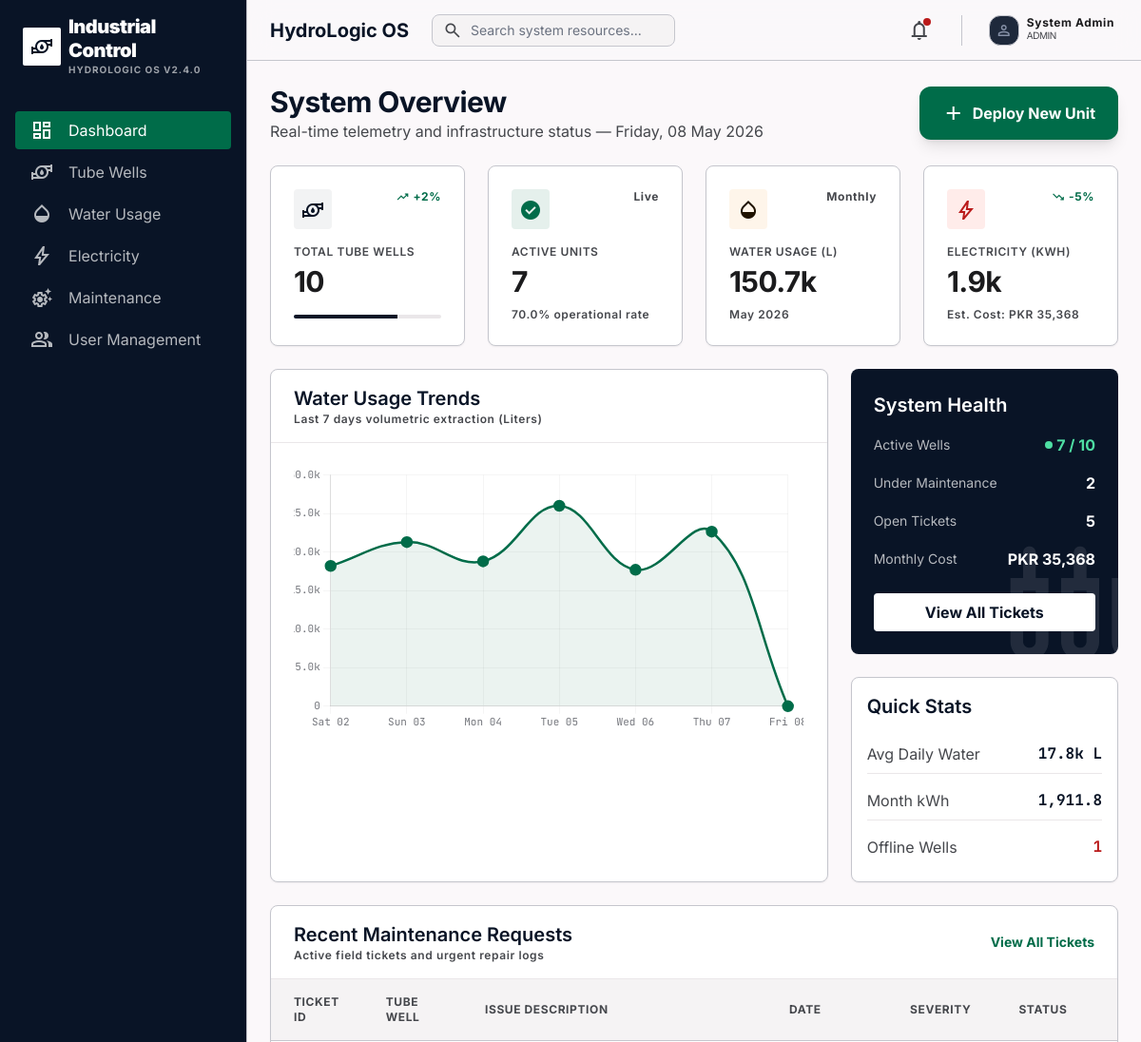
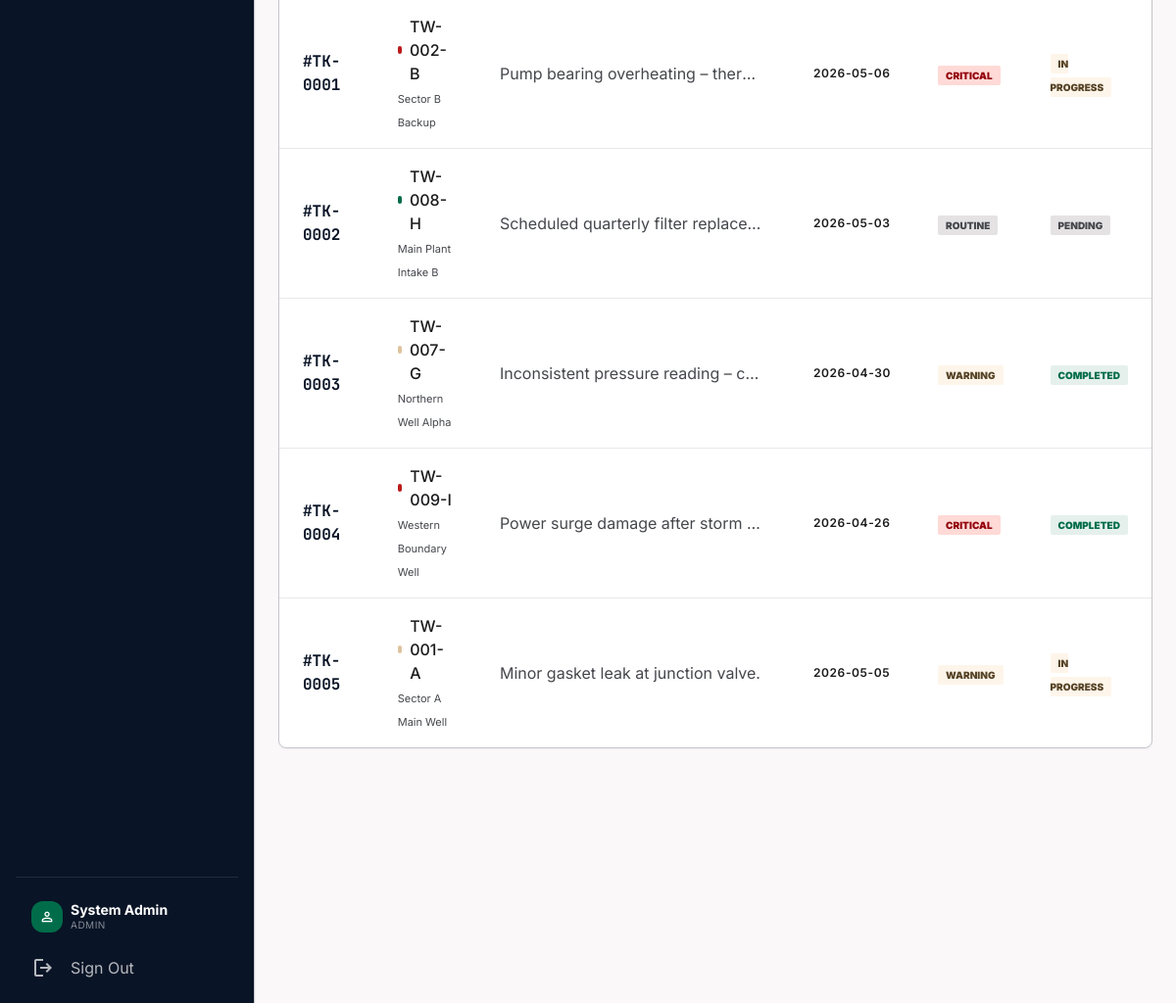
Page /admin/dashboard.php (signed in) on the committed database (2 pictures, top to bottom).
### tables this page shows
CREATE TABLE IF NOT EXISTS maintenance (
    id                  INT AUTO_INCREMENT PRIMARY KEY,
    tube_well_id        INT             NOT NULL,
    issue               TEXT            NOT NULL,
    maintenance_date    DATE            NOT NULL,
    status              ENUM('Pending', 'In Progress', 'Completed') DEFAULT 'Pending',
    severity            ENUM('Routine', 'Warning', 'Critical')      DEFAULT 'Routine',
    technician_name     VARCHAR(100),
    remarks             TEXT,
    reported_by         INT,                                         
    resolved_at         DATETIME,
    created_at          TIMESTAMP       DEFAULT CURRENT_TIMESTAMP,
    updated_at          TIMESTAMP       DEFAULT CURRENT_TIMESTAMP ON UPDATE CURRENT_TIMESTAMP,
    FOREIGN KEY (tube_well_id) REFERENCES tube_wells(id) ON DELETE CASCADE,
    FOREIGN KEY (reported_by)  REFERENCES users(id)      ON DELETE SET NULL
);

CREATE TABLE IF NOT EXISTS tube_wells (
    id                  INT AUTO_INCREMENT PRIMARY KEY,
    well_code           VARCHAR(30)     NOT NULL UNIQUE,           
    tube_well_name      VARCHAR(150)    NOT NULL,
    location            VARCHAR(255)    NOT NULL,
    installation_date   DATE            NOT NULL,
    status              ENUM('Active', 'Inactive', 'Under Maintenance') DEFAULT 'Active',
    description         TEXT,
    created_by          INT,                                       
    created_at          TIMESTAMP       DEFAULT CURRENT_TIMESTAMP,
    updated_at          TIMESTAMP       DEFAULT CURRENT_TIMESTAMP ON UPDATE CURRENT_TIMESTAMP,
    FOREIGN KEY (created_by) REFERENCES users(id) ON DELETE SET NULL
);

### admin/dashboard.php (the view, shortened to what the rows shown need)
<?php
require_once __DIR__ . '/../config/db_connect.php';
require_once __DIR__ . '/../includes/functions.php';
$chart_labels = [];
$chart_data   = [];
for ($i = 6; $i >= 0; $i--) {
    $date  = date('Y-m-d', strtotime("-$i days"));
    $label = date('D d', strtotime($date));
    $stmt  = mysqli_prepare($conn, "SELECT COALESCE(SUM(water_amount),0) AS total FROM water_usage WHERE usage_date = ?");
    mysqli_stmt_bind_param($stmt, 's', $date);
    mysqli_stmt_execute($stmt);
    $res   = mysqli_stmt_get_result($stmt);
    $row   = mysqli_fetch_assoc($res);
    $chart_labels[] = $label;
    $chart_data[]   = (float)($row['total'] ?? 0);
}
$stmt = mysqli_prepare($conn,
    "SELECT m.id, m.issue, m.maintenance_date, m.status, m.severity,
            m.technician_name, tw.tube_well_name, tw.well_code
     FROM maintenance m
     JOIN tube_wells tw ON tw.id = m.tube_well_id
     ORDER BY m.created_at DESC LIMIT 5"
);
mysqli_stmt_execute($stmt);
$recent_tickets = mysqli_stmt_get_result($stmt);
require_once __DIR__ . '/../includes/header.php';
?>
<?php require_once __DIR__ . '/../includes/sidebar.php'; ?>
<main class="ml-sidebar-width min-h-screen flex flex-col">
    <?php require_once __DIR__ . '/../includes/topbar.php'; ?>
    <div class="p-lg space-y-lg flex-1">
        <div class="flex items-center justify-between">
            <div>
                <h2 class="font-h1 text-h1 text-primary">System Overview</h2>
            </div>
        </div>
        <div class="lg:col-span-3 bg-surface-container-lowest border border-outline-variant rounded-xl shadow-sm overflow-hidden">
            <div class="overflow-x-auto">
                <table class="w-full text-left">
                    <thead class="bg-surface-container-low border-b border-outline-variant">
                        <tr>
                            <th class="px-lg py-md text-label-sm font-bold text-on-surface-variant uppercase tracking-wider">Ticket ID</th>
                            <th class="px-lg py-md text-label-sm font-bold text-on-surface-variant uppercase tracking-wider">Tube Well</th>
                            <th class="px-lg py-md text-label-sm font-bold text-on-surface-variant uppercase tracking-wider">Issue Description</th>
                            <th class="px-lg py-md text-label-sm font-bold text-on-surface-variant uppercase tracking-wider">Date</th>
                            <th class="px-lg py-md text-label-sm font-bold text-on-surface-variant uppercase tracking-wider">Severity</th>
                            <th class="px-lg py-md text-label-sm font-bold text-on-surface-variant uppercase tracking-wider">Status</th>
                        </tr>
                    </thead>
                    <tbody class="divide-y divide-surface-container-high">
                        <?php if (mysqli_num_rows($recent_tickets) === 0): ?>
                        <tr>
                            <td colspan="6" class="px-lg py-xl text-center text-on-surface-variant font-body-md">
                                <span class="material-symbols-outlined text-[40px] block mb-sm text-outline">check_circle</span>
                                No maintenance tickets found. All systems nominal.
                            </td>
                        </tr>
                        <?php else: ?>
                        <?php while ($ticket = mysqli_fetch_assoc($recent_tickets)): ?>
                        <tr class="hover:bg-surface-container-lowest transition-colors">
                            <td class="px-lg py-md font-data-mono text-primary font-bold">#TK-<?= str_pad($ticket['id'], 4, '0', STR_PAD_LEFT) ?></td>
                            <td class="px-lg py-md">
                                <div class="flex items-center gap-sm">
                                    <span class="w-2 h-2 rounded-full <?= $ticket['severity'] === 'Critical' ? 'bg-error' : ($ticket['severity'] === 'Warning' ? 'bg-tertiary-fixed-dim' : 'bg-secondary') ?>"></span>
                                    <span class="font-medium"><?= sanitize($ticket['well_code']) ?></span>
                                </div>
                                <span class="text-[11px] text-on-surface-variant"><?= sanitize($ticket['tube_well_name']) ?></span>
                            </td>
                            <td class="px-lg py-md text-on-surface-variant max-w-xs truncate"><?= sanitize($ticket['issue']) ?></td>
                            <td class="px-lg py-md text-label-sm whitespace-nowrap"><?= date('Y-m-d', strtotime($ticket['maintenance_date'])) ?></td>
                            <td class="px-lg py-md"><?= severity_badge($ticket['severity']) ?></td>
                            <td class="px-lg py-md"><?= ticket_status_badge($ticket['status']) ?></td>
                        </tr>
                        <?php endwhile; ?>
                        <?php endif; ?>
                    </tbody>
                </table>
            </div>
        </div>
    </div>
    <?php require_once __DIR__ . '/../includes/footer.php'; ?>
<script>
// ── Chart.js: Water Usage Line Chart ──────────────────────
(function() {
    const labels = <?= json_encode($chart_labels) ?>;
    const data   = <?= json_encode($chart_data) ?>;
    const ctx    = document.getElementById('waterUsageChart').getContext('2d');
    new Chart(ctx, {
        type: 'line',
        data: {
            labels: labels,
            datasets: [{
                label: 'Water Usage (Liters)',
                data: data,
                borderColor:     '#006c49',
                backgroundColor: 'rgba(0,108,73,0.08)',
                borderWidth: 2.5,
                pointBackgroundColor: '#006c49',
                pointRadius: 5,
                pointHoverRadius: 7,
                tension: 0.4,
                fill: true,
            }]
        },
        options: {
            responsive: true,
            maintainAspectRatio: false,
            plugins: {
                legend: { display: false },
                tooltip: {
                    callbacks: {
                        label: ctx => ' ' + Number(ctx.raw).toLocaleString() + ' L'
                    }
                }
            },
            scales: {
                x: {
                    grid: { color: 'rgba(0,0,0,0.04)' },
                    ticks: { font: { family: 'JetBrains Mono', size: 11 }, color: '#75777d' }
                },
                y: {
                    beginAtZero: true,
                    grid: { color: 'rgba(0,0,0,0.04)' },
                    ticks: {
                        font: { family: 'JetBrains Mono', size: 11 }, color: '#75777d',
                        callback: v => v >= 1000 ? (v/1000).toFixed(1)+'k' : v
                    }
                }
            }
        }
    });
})();
</script>

### includes/functions.php (shortened to what the rows shown need)
<?php
function sanitize($value): string {
    return htmlspecialchars((string)$value, ENT_QUOTES | ENT_HTML5, 'UTF-8');
}
function ticket_status_badge(string $status): string {
    return match($status) {
        'Pending'     => '<span class="px-2 py-1 bg-surface-container-highest text-on-surface-variant text-[10px] font-black uppercase rounded">Pending</span>',
        'In Progress' => '<span class="px-2 py-1 bg-tertiary-fixed/30 text-on-tertiary-fixed-variant text-[10px] font-black uppercase rounded">In Progress</span>',
        'Completed'   => '<span class="px-2 py-1 bg-secondary/10 text-secondary text-[10px] font-black uppercase rounded">Completed</span>',
        default       => '<span class="px-2 py-1 bg-surface-container-highest text-on-surface-variant text-[10px] font-black uppercase rounded">' . sanitize($status) . '</span>',
    };
}
function severity_badge(string $severity): string {
    return match($severity) {
        'Critical' => '<span class="px-2 py-1 bg-error-container text-on-error-container text-[10px] font-black uppercase rounded">Critical</span>',
        'Warning'  => '<span class="px-2 py-1 bg-tertiary-fixed/30 text-on-tertiary-fixed-variant text-[10px] font-black uppercase rounded">Warning</span>',
        'Routine'  => '<span class="px-2 py-1 bg-surface-container-highest text-on-surface-variant text-[10px] font-black uppercase rounded">Routine</span>',
        default    => '<span class="px-2 py-1 bg-surface-container-highest text-on-surface-variant text-[10px] font-black uppercase rounded">' . sanitize($severity) . '</span>',
    };
}

### rows in the picture
maintenance: id "0001", tube_well.well_code "TW-002-B", tube_well.tube_well_name "Sector B Backup", issue "Pump bearing overheating – ther…", maintenance_date "2026-05-06", severity "CRITICAL", status "IN PROGRESS"
maintenance: id "0002", tube_well.well_code "TW-008-H", tube_well.tube_well_name "Main Plant Intake B", issue "Scheduled quarterly filter replace…", maintenance_date "2026-05-03", severity "ROUTINE", status "PENDING"
maintenance: id "0003", tube_well.well_code "TW-007-G", tube_well.tube_well_name "Northern Well Alpha", issue "Inconsistent pressure reading – c…", maintenance_date "2026-04-30", severity "WARNING", status "COMPLETED"
maintenance: id "0004", tube_well.well_code "TW-009-I", tube_well.tube_well_name "Western Boundary Well", issue "Power surge damage after storm…", maintenance_date "2026-04-26", severity "CRITICAL", status "COMPLETED"
maintenance: id "0005", tube_well.well_code "TW-001-A", tube_well.tube_well_name "Sector A Main Well", issue "Minor gasket leak at junction valve.", maintenance_date "2026-05-05", severity "WARNING", status "IN PROGRESS"

### other values in the picture
APP_NAME "HYDROLOGIC OS"
APP_VERSION "V2.4.0"
$item['label'] "Dashboard"
$item['label'] "Tube Wells"
$item['label'] "Water Usage"
$item['label'] "Electricity"
$item['label'] "Maintenance"
$item['label'] "User Management"
current_user_name() "System Admin"
$role "ADMIN"
APP_NAME "HydroLogic OS"
current_role() "ADMIN"
$total_wells "10"
$active_wells "7"
$active_wells/$total_wells*100 "70.0"
